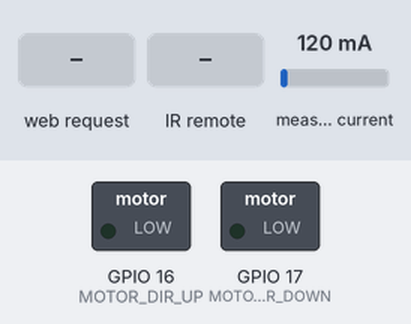
Simulated run of this sketch. Board: ESP32. Parts: switched loads named in the sketch (green lamp = pin HIGH). The inputs (shaded band) are chosen by the test bench; at power-on: measured current 120 mA. WiFi joins after 1.5 s; servers stay silent unless stated; what the sketch prints to the serial monitor is not drawn.

Above: at 2.7 s.
2.8 s: HTTP request GET /moveup received
At 3.9 s:
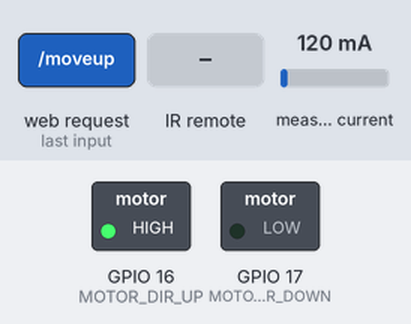
4.3 s: infrared code 0xFF4AB5 received
At 5.0 s:
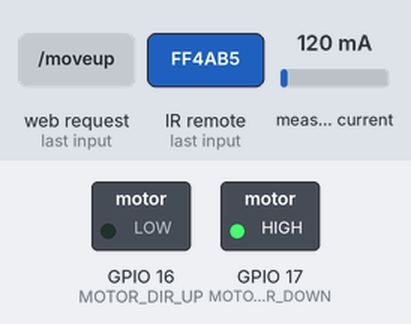
5.8 s: HTTP request GET /stop received
At 7.0 s:
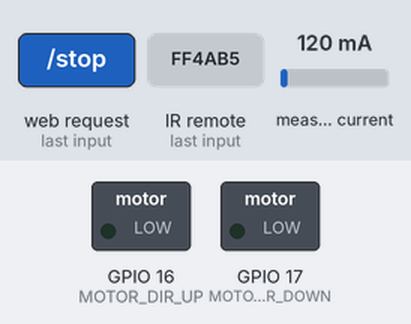
7.3 s: HTTP request GET /movedown received
At 8.4 s:
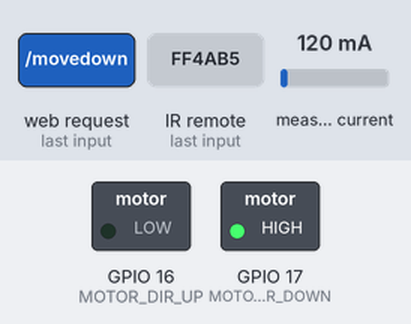
Timing chart, 0 to 9.8 s (numbered marks = the images above; inputs shaded):
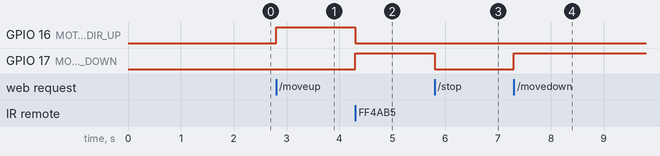

Measured:
- after the input at 2.8 s, GPIO 16 (MOTOR_DIR_UP): LOW → HIGH at once
- after the input at 4.3 s, GPIO 16 (MOTOR_DIR_UP): HIGH → LOW at once; GPIO 17 (MOTOR_DIR_DOWN): LOW → HIGH at once
- after the input at 5.8 s, GPIO 17 (MOTOR_DIR_DOWN): HIGH → LOW at once
- after the input at 7.3 s, GPIO 17 (MOTOR_DIR_DOWN): LOW → HIGH at once

The sketch:

MotorizedBlinds.ino
```cpp
#include <Wire.h>
#include <Adafruit_INA219.h> // Current sensor module
#include <IRremote.h> // Infrared library
#include <WiFi.h> // WiFi library for ESP32
#include <WebServer.h>

#define IR_PIN 15 // Infrared pin
// Directional motor control
#define MOTOR_DIR_UP 16
#define MOTOR_DIR_DOWN 17

// WiFi credentials
#define WIFI_SSID "ssid"
#define WIFI_PASS "password"

const int numReadings = 10; // Iterations for a measurement of current
const int globalAvgNumReadings = 20; // Iterations for average measurement of current
const float currentThreshold = 230; // in mA

float measurements[globalAvgNumReadings];
float currentMeasurement = 0;
float avgCurrent = 0;

Adafruit_INA219 currentSensor;
IRrecv irReceiver(IR_PIN);
decode_results ir_results;
WebServer server(80);

void wifiSetup() {
  WiFi.mode(WIFI_STA);
  Serial.printf("[WIFI] Connecting to %s ", WIFI_SSID);
  WiFi.begin(WIFI_SSID, WIFI_PASS);

  while (WiFi.status() != WL_CONNECTED) { // Connect to wifi
    Serial.print(".");
    delay(100);
  }

  WiFi.setSleep(false); // Keep Wifi awake for webserver to work!

  Serial.println();
  Serial.printf("[WIFI] STATION Mode, SSID: %s, IP address: %s\n", WiFi.SSID().c_str(), WiFi.localIP().toString().c_str());

  // Webserver routes
  server.on("/", handle_OnConnect);
  server.on("/moveup", handle_moveup);
  server.on("/movedown", handle_movedown);
  server.on("/stop", handle_stop);
  server.onNotFound(handle_NotFound);

  server.begin();
}

void setup() {
  Serial.begin(115200); // Open serial port

  pinMode(IR_PIN, INPUT);
  pinMode(MOTOR_DIR_UP, OUTPUT);
  pinMode(MOTOR_DIR_DOWN, OUTPUT);

  if (!currentSensor.begin()) { // Initialize current sensor
    Serial.println("Failed to find INA219 chip");
    while (1) {
      delay(10);
    }
  }

  for (int i = 0; i < globalAvgNumReadings; i++) {
    measurements[i] = 0;
  }

  irReceiver.enableIRIn(); // Initialize IR receiver
  irReceiver.blink13(true);

  wifiSetup(); // Connect to WiFi
}

void loop() {
  server.handleClient();

  if (irReceiver.decode(&ir_results)) { // IR receiver event
    switch (ir_results.value) {
      case 0xFF18E7: // Up arrow -> Turn up motor
        digitalWrite(MOTOR_DIR_UP, HIGH);
        digitalWrite(MOTOR_DIR_DOWN, LOW);
        break;
      case 0xFF4AB5: // Down arrow -> Turn down motor
        digitalWrite(MOTOR_DIR_DOWN, HIGH);
        digitalWrite(MOTOR_DIR_UP, LOW);
        break;
      case 0xFF38C7: // OK button
        digitalWrite(MOTOR_DIR_DOWN, LOW);
        digitalWrite(MOTOR_DIR_UP, LOW);
        break;
      case 0xFF6897: // Star -> Calibration

        break;
      case 0xFFFFFFFF: // Button is kept pushed

        break;
    }
    irReceiver.resume();
  }

  if (digitalRead(MOTOR_DIR_UP) == HIGH || digitalRead(MOTOR_DIR_DOWN) == HIGH) { // If motor is running then measure current
    // Current measurement needs to be reworked
    float measuredCurrent = measureSmoothCurrent(); // Measure current at an instance
    int i = currentMeasurement;
    measurements[i] = measuredCurrent;
    avgCurrent = getAvgCurrent(); // Measure average current

    if (avgCurrent >= currentThreshold && currentMeasurement == globalAvgNumReadings - 1) { // Current threshold event
      digitalWrite(MOTOR_DIR_DOWN, LOW);
      digitalWrite(MOTOR_DIR_UP, LOW);
    }

    currentMeasurement++;
    if (currentMeasurement >= globalAvgNumReadings) {
      currentMeasurement = 0;  // Reset measurement counter
    }
  }
}

float measureSmoothCurrent() { // Smooth measured current
  float measuredCurrent = 0;
  for (int i = 0; i < numReadings; i++) {
    measuredCurrent += currentSensor.getCurrent_mA();
    delay(1);
  }
  measuredCurrent /= numReadings;
  return measuredCurrent;
}

float getAvgCurrent() { // Compute average current
  avgCurrent = 0;
  for (int i = 0; i < globalAvgNumReadings; i++) {
    avgCurrent += measurements[i];
  }
  avgCurrent /= globalAvgNumReadings;
  return avgCurrent;
}

void handle_OnConnect() {
  server.send(200, "text/html", SendHTML());
}

void handle_NotFound(){
  server.send(404, "text/plain", "Not found");
}

void handle_moveup() {
  digitalWrite(MOTOR_DIR_UP, HIGH);
  digitalWrite(MOTOR_DIR_DOWN, LOW);
  server.send(200, "text/html", SendHTML());
}

void handle_movedown() {
  digitalWrite(MOTOR_DIR_UP, LOW);
  digitalWrite(MOTOR_DIR_DOWN, HIGH);
  server.send(200, "text/html", SendHTML());
}

void handle_stop() {
  digitalWrite(MOTOR_DIR_UP, LOW);
  digitalWrite(MOTOR_DIR_DOWN, LOW);
  server.send(200, "text/html", SendHTML());
}

// Following code based from https://randomnerdtutorials.com/esp32-web-server-arduino-ide/

String SendHTML(){
  String ptr = "<!DOCTYPE html> <html>\n";
  ptr +="<head><meta name=\"viewport\" content=\"width=device-width, initial-scale=1.0, user-scalable=no\">\n";
  ptr +="<title>Blinds</title>\n";
  ptr +="<style>html { font-family: Helvetica; display: inline-block; margin: 0px auto; text-align: center;}\n";
  ptr +="body{margin-top: 50px;} h1 {color: #444444;margin: 50px auto 30px;} h3 {color: #444444;margin-bottom: 50px;}\n";
  ptr +=".button {display: block;width: 80px;background-color: #3498db;border: none;color: white;padding: 13px 30px;text-decoration: none;font-size: 25px;margin: 0px auto 35px;cursor: pointer;border-radius: 4px;}\n";
  ptr +=".button-on {background-color: #3498db;}\n";
  ptr +=".button-on:active {background-color: #2980b9;}\n";
  ptr +=".button-off {background-color: #34495e;}\n";
  ptr +=".button-off:active {background-color: #2c3e50;}\n";
  ptr +="p {font-size: 14px;color: #888;margin-bottom: 10px;}\n";
  ptr +="</style>\n";
  ptr +="</head>\n";
  ptr +="<body>\n";
  ptr +="<h1>Blinds</h1>\n";

  if (digitalRead(MOTOR_DIR_UP) == HIGH && digitalRead(MOTOR_DIR_DOWN) == LOW) {
    ptr +="<p>Current Status: Turning Up</p><a class=\"button button-on\" href=\"/moveup\">UP</a>\n";
    ptr +="<a class=\"button button-off\" href=\"/stop\">STOP</a>\n";
    ptr +="<a class=\"button button-off\" href=\"/movedown\">DOWN</a>\n";
  } else if (digitalRead(MOTOR_DIR_UP) == LOW && digitalRead(MOTOR_DIR_DOWN) == HIGH) {
    ptr +="<p>Current Status: Turning Down</p><a class=\"button button-off\" href=\"/moveup\">UP</a>\n";
    ptr +="<a class=\"button button-off\" href=\"/stop\">STOP</a>\n";
    ptr +="<a class=\"button button-on\" href=\"/movedown\">DOWN</a>\n";
  } else {
    ptr +="<p>Current Status: Stopped</p><a class=\"button button-off\" href=\"/moveup\">UP</a>\n";
    ptr +="<a class=\"button button-on\" href=\"/stop\">STOP</a>\n";
    ptr +="<a class=\"button button-off\" href=\"/movedown\">DOWN</a>\n";
  }

  ptr +="</body>\n";
  ptr +="</html>\n";
  return ptr;
}
```
